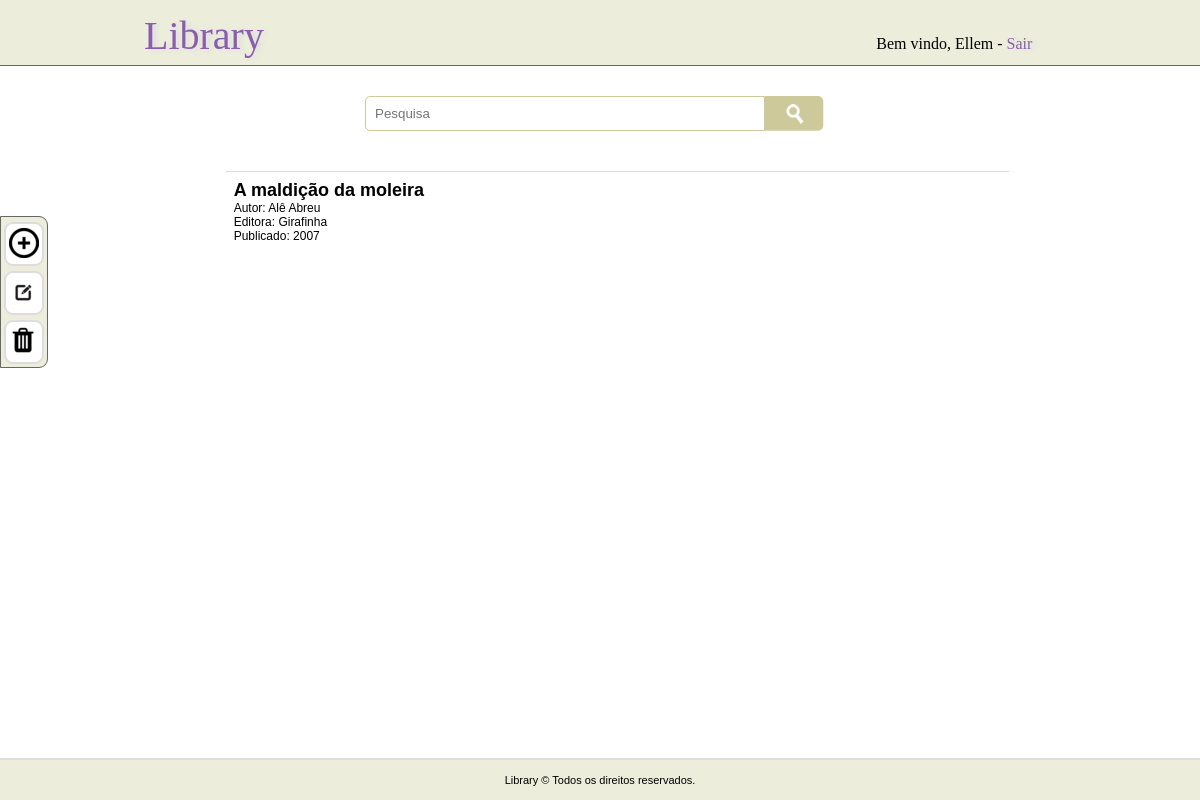
The page /index.php?livro=A maldição da moleira (signed in) on the database its author committed.
### tables this page shows
CREATE TABLE `usuario` (
  `id_user` int(11) NOT NULL AUTO_INCREMENT,
  `nome` varchar(60) NOT NULL,
  `email` varchar(60) NOT NULL,
  `senha` varchar(40) NOT NULL,
  PRIMARY KEY (`id_user`)
);

CREATE TABLE `livro` (
  `id_livro` int(11) NOT NULL AUTO_INCREMENT,
  `titulo` varchar(100) NOT NULL,
  `autor` varchar(30) NOT NULL,
  `editora` varchar(30) NOT NULL,
  `ano_publicacao` varchar(4) DEFAULT NULL,
  PRIMARY KEY (`id_livro`)
);

### public/index.php (the view, shortened to what this page needs)
<?php require_once("../conexao/conexao.php"); ?>
<?php
    $conexao->exec("set names utf8");
    try{
        if(isset($_GET["livro"])) {
            $stmt = $conexao->prepare("select * from livro where titulo like '%{$_GET["livro"]}%' order by titulo asc");
            $stmt->execute();
            $resultado = $stmt->fetchALL(PDO::FETCH_ASSOC);
        }else {
            $resultado = $conexao->query("select id_livro, titulo, autor, editora,ano_publicacao from livro order by titulo asc");
        }
    }catch (PDOEception $e){
        echo $e->getMessage();
        echo $e->getCode();
    }
?>
<!doctype html>
<html lang="pt-br">
    <head>
        <link rel="stylesheet" href="_css/estilo.css">
    </head>
    <body>
        <?php include("_incluir/header.php"); ?>
        <?php include("_incluir/botoes.php"); ?>
        <main>
            <div id="janela_pesquisa">
                <form action="index.php" method="get">
                    <input type="text" name="livro" placeholder="Pesquisa">
                    <input type="image" name="pesquisa" src="assets/pesquisa4.png">
                </form>
            </div>
            <div id="listagem_livros">
                <?php foreach($resultado as $linha) { ?>
                    <ul>
                        <li><h2> <?php echo $linha["titulo"] ?> </h2></li>
                        <li>Autor: <?php echo $linha["autor"] ?> </li>
                        <li>Editora: <?php echo $linha["editora"] ?> </li>
                        <li>Publicado: <?php echo $linha["ano_publicacao"] ?> </li>
                    </ul>
                <?php } ?>
            </div>
        </main>
        <?php include("_incluir/footer.php"); ?>
    </body>
</html>

### public/_incluir/header.php
<header>
    <ul>
        <li id="home" class="header_info"><a href="index.php">Library</a></li>
        <?php if(isset($_SESSION["user_codigo"])) {
            $stmt = $conexao->prepare("select nome from usuario where id_user = '{$_SESSION["user_codigo"]}'");
            $stmt->execute();
            $resultadoNome = $stmt->fetchAll(PDO::FETCH_ASSOC);
            foreach($resultadoNome as $linha) {
                $user_nome = $linha["nome"];
            }
        ?>
            <li class="header_info">Bem vindo, <?php echo $user_nome; ?> - <a href="logout.php">Sair</a></li>
        <?php } ?>
    </ul>
</header>

### public/_css/estilo.css (style rules this page uses)
html { height: 100%; min-height: 100%; }
body { margin:0px; display: flex; flex-direction: column; min-height: 100%; }
header { clear: both; width: 78%; position: relative; background-color:#EDEDDC; border-bottom:1px solid #666; padding: 1% 10% 0.5% 12%; }
header ul { margin: 0px; padding: 0px; }
header ul li { list-style-type: none; display: inline-block; }
header ul li:nth-child(2) { margin-left: 65%; }
#home { font-size: 2.5em; }
.header_info a { text-decoration: none; transition: color 0.5s; color: #885ead; text-shadow: 4px 1px 4px #ddd; }
main { width:80%; min-height: 500px; padding:20px 0; margin:0 auto; }
main div#janela_pesquisa { width:80%; height: 70px; margin:0 auto; }
main div#janela_pesquisa form { width:470px; margin:10px auto; }
main div#janela_pesquisa form input[type="text"] { width:380px; padding:9px; border:1px solid #CDC99B; border-top-left-radius: 5px; border-bottom-left-radius: 5px; float:left; outline: none; }
main div#janela_pesquisa form input[type="image"] { outline: none; cursor: pointer; }
main div#listagem_livros { width:80%; margin:0 auto; }
main div#listagem_livros ul { margin:5px 10px 5px; padding:1%; width:100%; height: 80px; border-top: 1px solid #ddd; }
main div#listagem_livros li { font-family: sans-serif; font-size: 12px; list-style: none; }
main div#listagem_livros li h2 { margin:0; }

### rows shown on the page
usuario: nome "Ellem"
livro: titulo "A maldição da moleira", autor "Alê Abreu", editora "Girafinha", ano_publicacao "2007"
